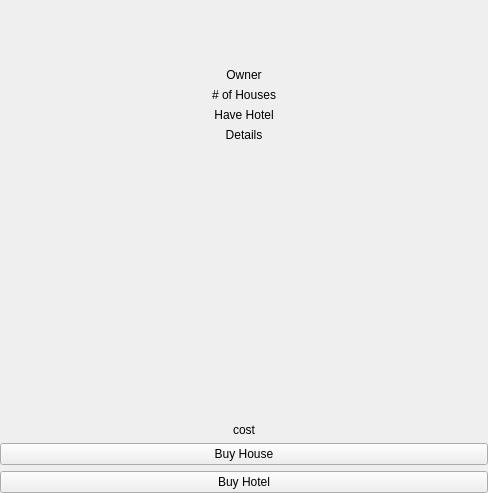
<?xml version="1.0" encoding="UTF-8"?>
<ui version="4.0">
 <class>TileDetailsWidget</class>
 <widget class="QWidget" name="TileDetailsWidget">
  <property name="geometry">
   <rect>
    <x>0</x>
    <y>0</y>
    <width>488</width>
    <height>493</height>
   </rect>
  </property>
  <property name="windowTitle">
   <string>Form</string>
  </property>
  <layout class="QVBoxLayout" name="verticalLayout" stretch="1,6,1,1">
   <property name="leftMargin">
    <number>0</number>
   </property>
   <property name="topMargin">
    <number>0</number>
   </property>
   <property name="rightMargin">
    <number>0</number>
   </property>
   <property name="bottomMargin">
    <number>0</number>
   </property>
   <item>
    <widget class="QLabel" name="name">
     <property name="text">
      <string/>
     </property>
     <property name="alignment">
      <set>Qt::AlignmentFlag::AlignCenter</set>
     </property>
    </widget>
   </item>
   <item>
    <layout class="QVBoxLayout" name="details_layout">
     <item>
      <widget class="QLabel" name="owner">
       <property name="text">
        <string>Owner</string>
       </property>
       <property name="alignment">
        <set>Qt::AlignmentFlag::AlignCenter</set>
       </property>
      </widget>
     </item>
     <item>
      <widget class="QLabel" name="numofhouses">
       <property name="text">
        <string># of Houses</string>
       </property>
       <property name="alignment">
        <set>Qt::AlignmentFlag::AlignCenter</set>
       </property>
      </widget>
     </item>
     <item>
      <widget class="QLabel" name="hotel">
       <property name="text">
        <string>Have Hotel</string>
       </property>
       <property name="alignment">
        <set>Qt::AlignmentFlag::AlignCenter</set>
       </property>
      </widget>
     </item>
     <item>
      <widget class="QLabel" name="details">
       <property name="text">
        <string>Details</string>
       </property>
       <property name="alignment">
        <set>Qt::AlignmentFlag::AlignCenter</set>
       </property>
      </widget>
     </item>
     <item>
      <spacer name="verticalSpacer">
       <property name="orientation">
        <enum>Qt::Orientation::Vertical</enum>
       </property>
       <property name="sizeHint" stdset="0">
        <size>
         <width>20</width>
         <height>40</height>
        </size>
       </property>
      </spacer>
     </item>
     <item>
      <widget class="QLabel" name="cost">
       <property name="text">
        <string>cost</string>
       </property>
       <property name="alignment">
        <set>Qt::AlignmentFlag::AlignCenter</set>
       </property>
      </widget>
     </item>
    </layout>
   </item>
   <item>
    <widget class="QPushButton" name="buyHouse">
     <property name="text">
      <string>Buy House</string>
     </property>
    </widget>
   </item>
   <item>
    <widget class="QPushButton" name="buyHotel">
     <property name="text">
      <string>Buy Hotel</string>
     </property>
    </widget>
   </item>
  </layout>
 </widget>
 <resources/>
 <connections/>
</ui>
